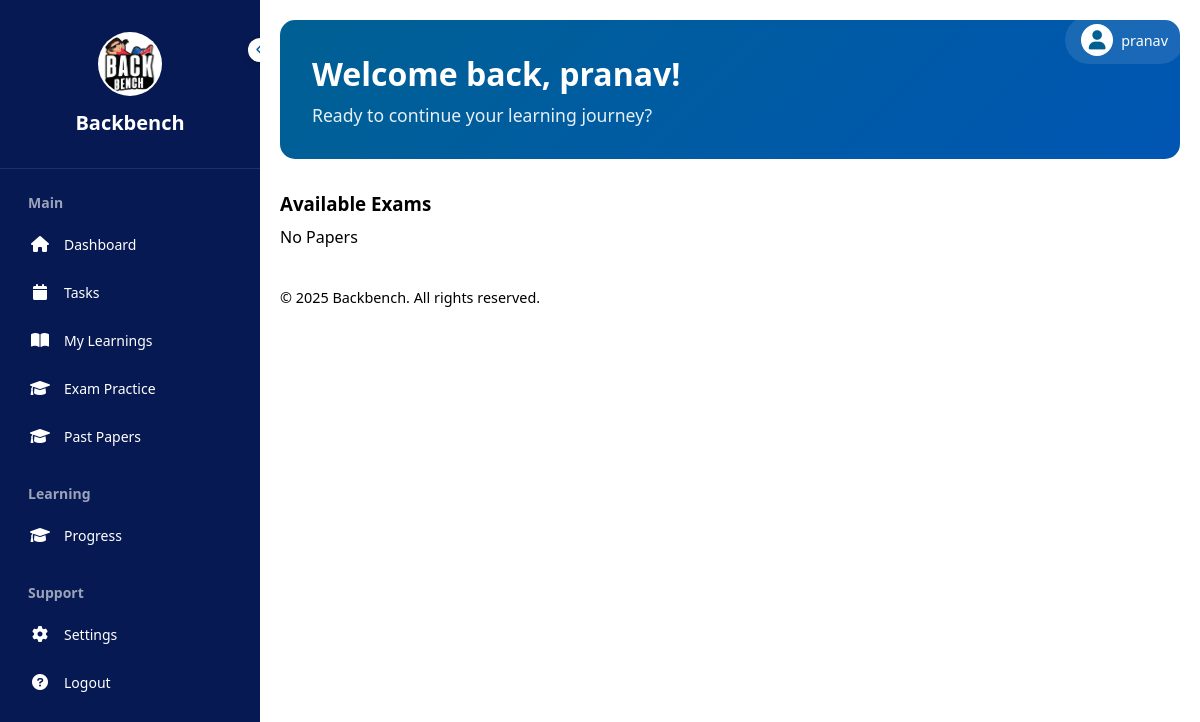
The app's page /papers (signed in), older data.
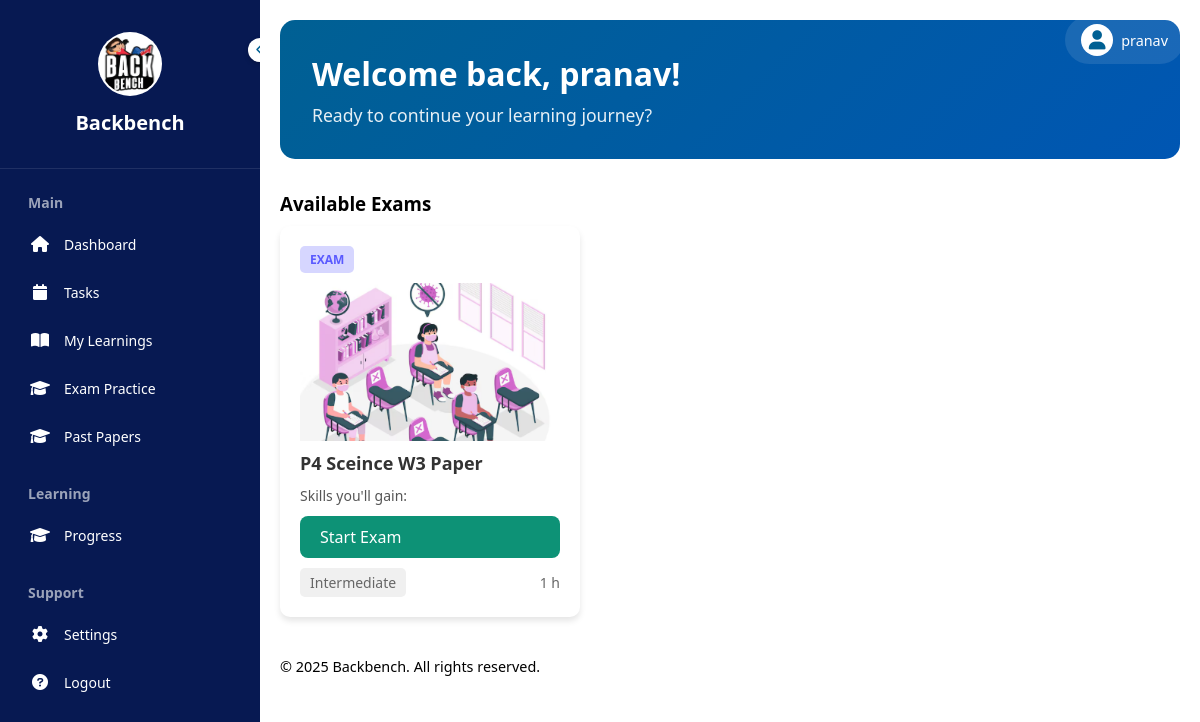
The same page, newer data.
### app.py (models this page shows)
class User(db.Model, UserMixin):
    id = db.Column(db.Integer, primary_key=True)
    username = db.Column(db.String(20), unique=True, nullable=False)
    password = db.Column(db.String(60), nullable=False)
    student_class = db.Column(db.String(50), nullable=False)
    wallet_balance = db.Column(db.Float, default=0.0)  # New field to store total balance

class Exam(db.Model):
    __tablename__ = 'exam'
    id = db.Column(db.Integer, primary_key=True)
    title = db.Column(db.String(100), nullable=False)
    questions = db.relationship('Question', backref='exam', lazy=True)

### app.py (the view)
@app.route("/papers")
@login_required
def papers():
    today = datetime.now().date()
    tomorrow = today + timedelta(days=1)
    todos = ToDo.query.filter(
        ToDo.user_id == current_user.id,
        ToDo.date.in_([today, tomorrow])  # Filter for today and tomorrow
    ).order_by(ToDo.date.asc()).all()
    print(todos)
    user_class = current_user.student_class
    print(user_class)
    exams = db.session.query(Exam).join(ExamMapping).filter(ExamMapping.class_name == user_class).all()
    learnings = db.session.query(Learning).join(LearningsMapping).filter(LearningsMapping.class_name == user_class).all()
    return render_template("papers.html", exams=exams, attempts=attempts, learnings=learnings, todos=todos)

### app.py (called while the page is built)
@login_manager.user_loader
def load_user(user_id):
    return User.query.get(int(user_id))

### templates/papers.html (shortened to what this page needs)
<!DOCTYPE html>
<html lang="en">
<head>
    <link href="https://cdnjs.cloudflare.com/ajax/libs/font-awesome/6.0.0/css/all.min.css" rel="stylesheet">
</head>
<body>
    <div class="user-profile">
        <div class="user-profile-info" onclick="toggleDropdown()">
            <div class="user-avatar">
                <i class="fas fa-user"></i>
            </div>
            <span class="user-name">{{ current_user.username }}</span>
        </div>
    </div>
    <div class="sidebar" id="sidebar">
        <div class="logo-container">
            <a href="{{ url_for('user_home') }}"><img src="static/logo2.png"  alt="Logo"> </a>
            <h2>Backbench</h2>
        </div>
        <div class="toggle-btn" onclick="toggleSidebar()">
            <i class="fas fa-chevron-left" id="toggle-icon"></i>
        </div>
        <div class="nav-sections">
            <div class="section">
                <h3 class="section-title">Main</h3>
                <ul class="nav-links">
                     <li><a href="{{ url_for('dashboard') }}" class="nav-link">
                        <i class="fas fa-home"></i>
                        <span>Dashboard</span>
                    </a></li>
                    <li><a href="{{ url_for('task') }}" class="nav-link">
                        <i class="fas fa-calendar"></i>
                        <span>Tasks</span>
                    </a></li>
                    <li><a href="{{ url_for('user_home') }}" class="nav-link">
                        <i class="fas fa-book-open"></i>
                        <span>My Learnings</span>
                    </a></li>
                     <li><a href="{{ url_for('papers') }}" class="nav-link">
                        <i class="fas fa-graduation-cap"></i>
                        <span>Exam Practice</span>
                    </a></li>
                    <li><a href="{{ url_for('pastpapers') }}" class="nav-link">
                        <i class="fas fa-graduation-cap"></i>
                        <span>Past Papers</span>
                    </a></li>
                </ul>
            </div>
            <div class="section">
                <h3 class="section-title">Learning</h3>
                <ul class="nav-links">
                    <li><a  href="{{ url_for('attempts') }}" class="nav-link">
                        <i class="fas fa-graduation-cap"></i>
                        <span>Progress</span>
                    </a></li>
                </ul>
            </div>
            <div class="section">
                <h3 class="section-title">Support</h3>
                <ul class="nav-links">
                    <li><a href="{{ url_for('settings') }}" class="nav-link">
                        <i class="fas fa-cog"></i>
                        <span>Settings</span>
                    </a></li>
                     <li><a href="{{ url_for('logout') }}" class="nav-link">
                        <i class="fas fa-question-circle"></i>
                        <span>Logout</span>
                    </a></li>
                </ul>
            </div>
        </div>
    </div>
    <div class="main-content" id="main-content">
        <div class="welcome-section">
            <div class="welcome-content">
                <h1>Welcome back, {{ current_user.username }}! </h1>
                <p>Ready to continue your learning journey?</p>
            </div>
        </div>
        <h3>Available Exams</h3>
        <div class="exam-catalog">
        {% if exams %}
            {% for exam in exams %}
                <div class="card">
                   <div class="card-header">
                       <span class="badge">EXAM</span>
                   </div>
                        <img src="static/exam.png" alt="5 Terre" style="width:100%">
                   <h2 class="course-title">{{ exam.title }}</h2>
                   <p class="course-description">
                       Skills you'll gain: {{ exam.skills }}
                   </p>
                   <a href="{{ url_for('exam', exam_id=exam.id, question_number=1) }}" class="exam-link">Start Exam</a>
                   <div class="course-meta">
                       <span class="difficulty">Intermediate</span>
                       <span class="duration">1 h</span>
                   </div>
               </div>
            {% endfor %}
        {% else %}
        <p>No Papers</p>
        {% endif %}
        </div>
        <div style="margin-top: 20px; font-size: 0.9em;">
        <p>&copy; 2025 Backbench. All rights reserved.</p>
    </div>
    </div>
</body>
</html>

### templates/papers.html (style rules this page uses)
* { margin: 0; padding: 0; box-sizing: border-box; font-family: 'Segoe UI', Tahoma, Geneva, Verdana, sans-serif; }
body { min-height: 100vh; position: relative; }
.sidebar { position: fixed; top: 0; left: 0; height: 100%; width: 260px; background: #071952; transition: all 0.3s ease; overflow-y: auto; z-index: 1001; }
.logo-container { padding: 2rem 0; text-align: center; border-bottom: 1px solid rgba(255, 255, 255, 0.1); }
.logo-container img { width: 64px; height: 64px; border-radius: 50%; background: white; padding: 2px; }
.logo-container h2 { color: white; margin-top: 0.5rem; font-size: 1.25rem; transition: opacity 0.3s ease; }
.toggle-btn { position: absolute; top: 38px; right: -12px; width: 24px; height: 24px; background: white; border-radius: 50%; display: flex; align-items: center; justify-content: center; cursor: pointer; box-shadow: 0 2px 5px rgba(0, 0, 0, 0.2); }
.toggle-btn i { color: #006093; font-size: 12px; }
.nav-sections { padding: 1.5rem 1rem; }
.section { margin-bottom: 1.5rem; }
.section-title { color: rgba(255, 255, 255, 0.6); font-size: 0.875rem; padding: 0 0.75rem; margin-bottom: 0.5rem; }
.nav-links { list-style: none; }
.nav-link { display: flex; align-items: center; padding: 0.75rem; color: white; text-decoration: none; border-radius: 0.5rem; transition: background-color 0.2s ease; }
.nav-link i { width: 24px; height: 24px; display: flex; align-items: center; justify-content: center; transition: transform 0.2s ease; }
.nav-link span { margin-left: 0.75rem; font-size: 0.875rem; white-space: nowrap; }
.main-content { margin-left: 260px; padding: 20px; transition: margin-left 0.3s ease; }
.user-profile { position: fixed; top: 0; right: 0; padding: 1rem; display: flex; align-items: center; gap: 1rem; z-index: 1001; }
.user-profile-info { display: flex; align-items: center; gap: 0.5rem; background: rgba(255, 255, 255, 0.1); padding: 0.5rem 1rem; border-radius: 50px; cursor: pointer; position: relative; }
.user-avatar { width: 32px; height: 32px; border-radius: 50%; background: #fff; display: flex; align-items: center; justify-content: center; }
.user-avatar i { color: #006093; font-size: 1.2rem; }
.user-name { color: white; font-size: 0.9rem; font-weight: 500; }
.card { background-color: #ffffff; border-radius: 10px; box-shadow: 0 4px 6px rgba(0, 0, 0, 0.1); padding: 20px; width: 300px; display: flex; flex-direction: column; gap: 10px; }
.card-header { display: flex; justify-content: space-between; align-items: center; }
.badge { background-color: #d6d6ff; color: #5a5aff; font-weight: bold; font-size: 12px; padding: 5px 10px; border-radius: 5px; }
.course-title { font-size: 18px; color: #333333; margin: 0; }
.course-description { font-size: 14px; color: #555555; line-height: 1.5; }
.course-meta { display: flex; justify-content: space-between; align-items: center; font-size: 14px; color: #666666; }
.difficulty { background-color: #f0f0f0; padding: 5px 10px; border-radius: 5px; }
.duration { font-size: 14px; }
.exam-catalog { grid-template-columns: 1fr; }
.exam-catalog { display: grid; grid-template-columns: repeat(auto-fill, minmax(300px, 1fr)); gap: 20px; margin-bottom: 40px; margin-top: 10px; }
.exam-link { display: inline-block; padding: 10px 20px; background: #0D9276; color: white; text-decoration: none; border-radius: 8px; transition: background 0.3s ease; }
.welcome-section { background: linear-gradient(135deg, var(--primary-color), #0056b3); color: white; padding: 2rem; border-radius: 15px; margin-bottom: 2rem; position: relative; overflow: hidden; }
.welcome-content { position: relative; z-index: 1; }
.welcome-section h1 { font-size: 2rem; margin-bottom: 0.5rem; }
.welcome-section p { font-size: 1.1rem; opacity: 0.9; }
:root { --primary-color: #006093; --secondary-color: #f8f9fa; --accent-color: #ff6b6b; --text-color: #333; --border-color: #e0e0e0; }

Row changes from the older to the newer data that the page shows:
added Exam: title "P4 Sceince W3 Paper"
Text that changed along with them:
text no longer shown: "No Papers"
